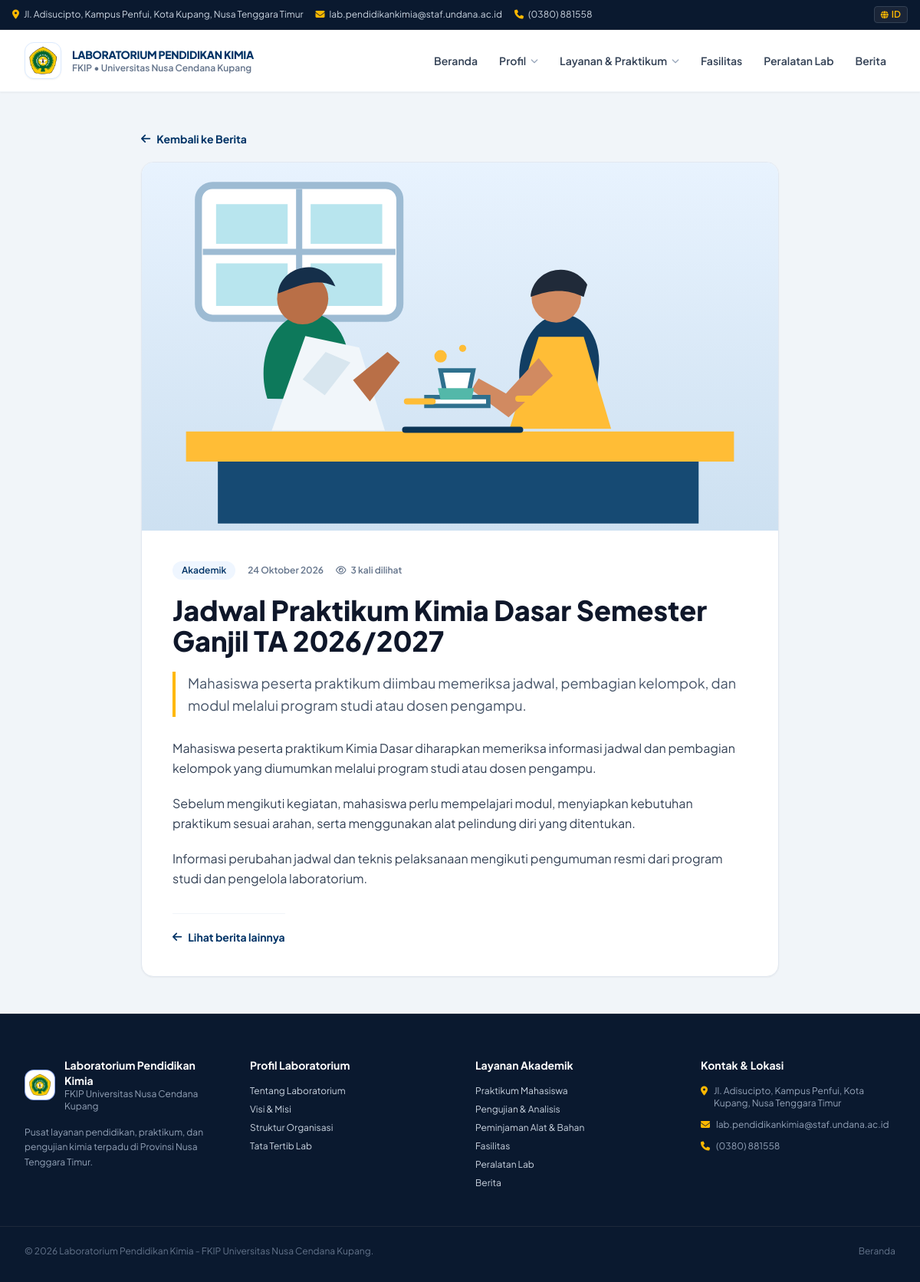
The app's page /berita_single.php?slug=jadwal-praktikum-kimia-dasar with its own data.
### tables this page shows
CREATE TABLE pages (
            id INTEGER PRIMARY KEY AUTOINCREMENT,
            slug TEXT NOT NULL UNIQUE,
            menu_label TEXT NOT NULL,
            nav_group TEXT NOT NULL DEFAULT "halaman",
            title TEXT NOT NULL,
            eyebrow TEXT NOT NULL DEFAULT "",
            intro TEXT NOT NULL DEFAULT "",
            body TEXT NOT NULL DEFAULT "",
            image_path TEXT NOT NULL DEFAULT "",
            published INTEGER NOT NULL DEFAULT 1,
            sort_order INTEGER NOT NULL DEFAULT 0,
            updated_at TEXT NOT NULL DEFAULT CURRENT_TIMESTAMP
        );

CREATE TABLE news (
            id INTEGER PRIMARY KEY AUTOINCREMENT,
            slug TEXT NOT NULL UNIQUE,
            title TEXT NOT NULL,
            category TEXT NOT NULL DEFAULT "",
            published_at TEXT NOT NULL DEFAULT "",
            summary TEXT NOT NULL DEFAULT "",
            body TEXT NOT NULL DEFAULT "",
            image_path TEXT NOT NULL DEFAULT "",
            published INTEGER NOT NULL DEFAULT 1,
            views INTEGER NOT NULL DEFAULT 0,
            created_at TEXT NOT NULL DEFAULT CURRENT_TIMESTAMP,
            updated_at TEXT NOT NULL DEFAULT CURRENT_TIMESTAMP
        );

### berita_single.php (the view, shortened to what the rows shown need)
<?php
require_once __DIR__ . '/app/bootstrap.php';
$db = app_db();
$slug = isset($_GET['slug']) && is_string($_GET['slug']) ? $_GET['slug'] : '';
$statement = $db->prepare('SELECT * FROM news WHERE slug = ? AND published = 1 LIMIT 1');
$statement->execute([$slug]);
$article = $statement->fetch();
if ($article) {
    $article['views']++;
    $paragraphs = array_filter(array_map('trim', preg_split('/\R{2,}/', $article['body'])));
} else {
    http_response_code(404);
    $pageTitle = 'Berita Tidak Ditemukan';
}
require __DIR__ . '/header.php';
?>
<section class="bg-slate-100 py-8 sm:py-12">
    <div class="mx-auto max-w-4xl px-4 sm:px-6 lg:px-8">
        <?php if (!$article): ?>
            <div class="rounded-2xl border border-slate-200 bg-white p-8 text-center shadow-sm sm:p-12"><i class="fa-regular fa-newspaper text-4xl text-slate-300"></i><h1 class="mt-5 text-2xl font-extrabold text-slate-900">Berita tidak ditemukan</h1><p class="mt-3 text-slate-600">Berita tidak tersedia atau belum diterbitkan.</p><a href="berita.php" class="mt-6 inline-flex items-center gap-2 rounded-xl bg-undanaBlue px-5 py-3 text-sm font-bold text-white">Kembali ke berita</a></div>
        <?php else: ?>
            <a href="berita.php" class="mb-5 inline-flex items-center gap-2 text-sm font-bold text-undanaBlue hover:underline"><i class="fa-solid fa-arrow-left"></i>Kembali ke Berita</a>
            <article class="overflow-hidden rounded-2xl border border-slate-200 bg-white shadow-sm">
                <img src="<?= h($article['image_path']) ?>" alt="Ilustrasi: <?= h($article['title']) ?>" class="max-h-[480px] w-full object-cover">
                <div class="p-6 sm:p-10">
                    <div class="flex flex-wrap items-center gap-x-4 gap-y-2 text-xs font-semibold text-slate-500"><span class="rounded-full bg-blue-50 px-3 py-1 text-undanaBlue"><?= h($article['category']) ?></span><time><?= h($article['published_at']) ?></time><span class="inline-flex items-center gap-1.5"><i class="fa-regular fa-eye"></i><?= number_format((int) $article['views']) ?> kali dilihat</span></div>
                    <h1 class="mt-5 text-2xl font-extrabold leading-tight text-slate-900 sm:text-4xl"><?= h($article['title']) ?></h1>
                    <p class="mt-5 border-l-4 border-undanaGold pl-4 text-lg leading-relaxed text-slate-600"><?= h($article['summary']) ?></p>
                    <div class="mt-7 space-y-5 text-base leading-relaxed text-slate-700">
                        <?php foreach ($paragraphs as $paragraph): ?><p><?= nl2br(h($paragraph)) ?></p><?php endforeach; ?>
                    </div>
                    <a href="berita.php" class="mt-8 inline-flex items-center gap-2 border-t border-slate-100 pt-5 text-sm font-bold text-undanaBlue hover:underline"><i class="fa-solid fa-arrow-left"></i>Lihat berita lainnya</a>
                </div>
            </article>
        <?php endif; ?>
    </div>
</section>
<?php require __DIR__ . '/footer.php'; ?>

### header.php (shortened to what the rows shown need)
<?php
require_once __DIR__ . '/app/bootstrap.php';
$currentPage = basename($_SERVER['PHP_SELF']);
$siteSettings = app_settings();
$publicPages = app_db()->query('SELECT slug, menu_label, nav_group FROM pages WHERE published = 1 AND slug != "beranda" ORDER BY sort_order, menu_label')->fetchAll();
?>
<!DOCTYPE html>
<html lang="id">
<head>
    <script src="https://cdn.tailwindcss.com"></script>
    <link rel="stylesheet" href="https://cdnjs.cloudflare.com/ajax/libs/font-awesome/6.4.0/css/all.min.css">
</head>
<body class="bg-slate-50 text-slate-800 antialiased selection:bg-undanaGold selection:text-undanaDark">
    <header class="sticky top-0 z-50 bg-white/95 backdrop-blur-md shadow-sm border-b border-slate-100">
        <div class="max-w-7xl mx-auto px-4 sm:px-6 lg:px-8 min-h-20 py-3 flex items-center justify-between gap-3">
            <nav aria-label="Navigasi utama" class="hidden lg:flex items-center gap-1">
                <a href="index.php" class="px-3 py-2 text-sm font-semibold rounded-lg <?= $currentPage === 'index.php' ? 'text-undanaBlue bg-blue-50/80' : 'text-slate-700 hover:text-undanaBlue hover:bg-slate-50' ?>">Beranda</a>
                <div class="relative group">
                    <button type="button" class="flex items-center gap-1.5 px-3 py-2 text-sm font-semibold text-slate-700 hover:text-undanaBlue hover:bg-slate-50 rounded-lg">
                    </button>
                </div>
                <div class="relative group">
                    <button type="button" class="flex items-center gap-1.5 px-3 py-2 text-sm font-semibold text-slate-700 hover:text-undanaBlue hover:bg-slate-50 rounded-lg">
                    </button>
                </div>
                <?php $facilityPage = array_values(array_filter($publicPages, function ($page) { return $page['slug'] === 'fasilitas'; })); ?>
                <?php if ($facilityPage): ?><a href="<?= h(public_page_path($facilityPage[0]['slug'])) ?>" class="px-3 py-2 text-sm font-semibold rounded-lg <?= $currentPage === 'fasilitas.php' ? 'text-undanaBlue bg-blue-50/80' : 'text-slate-700 hover:text-undanaBlue hover:bg-slate-50' ?>"><?= h($facilityPage[0]['menu_label']) ?></a><?php endif; ?>
                <a href="peralatan-lab.php" class="px-3 py-2 text-sm font-semibold rounded-lg <?= $currentPage === 'peralatan-lab.php' ? 'text-undanaBlue bg-blue-50/80' : 'text-slate-700 hover:text-undanaBlue hover:bg-slate-50' ?>">Peralatan Lab</a>
                <a href="berita.php" class="px-3 py-2 text-sm font-semibold rounded-lg <?= $currentPage === 'berita.php' ? 'text-undanaBlue bg-blue-50/80' : 'text-slate-700 hover:text-undanaBlue hover:bg-slate-50' ?>">Berita</a>
            </nav>
        </div>
    </header>
    <main>

### footer.php (shortened to what the rows shown need)
<?php
$footerPages = app_db()->query('SELECT slug, menu_label, nav_group FROM pages WHERE published = 1 AND nav_group IN ("profil", "layanan") ORDER BY sort_order, menu_label')->fetchAll();
$footerProfilePages = array_values(array_filter($footerPages, function ($page) { return $page['nav_group'] === 'profil'; }));
$footerServicePages = array_values(array_filter($footerPages, function ($page) { return $page['nav_group'] === 'layanan'; }));
?>
    </main>
    <footer class="bg-undanaDark text-slate-300 pt-14 pb-8 border-t border-slate-800">
        <div class="max-w-7xl mx-auto px-4 sm:px-6 lg:px-8 grid grid-cols-1 sm:grid-cols-2 lg:grid-cols-4 gap-10 mb-12">
            <div class="space-y-4">
                <div class="flex items-center gap-3">
                    <div>
                        <h2 class="text-white font-bold text-sm"><?= h(app_setting('brand_name', 'Laboratorium Pendidikan Kimia')) ?></h2>
                    </div>
                </div>
            </div>
            <div>
                <h2 class="text-white font-bold text-sm mb-4">Profil Laboratorium</h2>
                <ul class="space-y-2 text-xs">
                    <?php foreach ($footerProfilePages as $page): ?><li><a href="<?= h(public_page_path($page['slug'])) ?>" class="hover:text-undanaGold"><?= h($page['menu_label']) ?></a></li><?php endforeach; ?>
                </ul>
            </div>
            <div>
                <h2 class="text-white font-bold text-sm mb-4">Layanan Akademik</h2>
                <ul class="space-y-2 text-xs">
                    <?php foreach ($footerServicePages as $page): ?><li><a href="<?= h(public_page_path($page['slug'])) ?>" class="hover:text-undanaGold"><?= h($page['menu_label']) ?></a></li><?php endforeach; ?>
                    <li><a href="fasilitas.php" class="hover:text-undanaGold"><?= h((app_db()->query('SELECT menu_label FROM pages WHERE slug = "fasilitas" AND published = 1')->fetchColumn()) ?: 'Fasilitas') ?></a></li>
                </ul>
            </div>
            <div>
                <h2 class="text-white font-bold text-sm mb-4">Kontak &amp; Lokasi</h2>
            </div>
        </div>
    </footer>
</body>
</html>

### records on screen
pages: menu_label "Fasilitas"
news: image_path (picture), category "Akademik", published_at "24 Oktober 2026", title "Jadwal Praktikum Kimia Dasar Semester Ganjil TA 2026/2027", summary "Mahasiswa peserta praktikum diimbau memeriksa jadwal, pembagian kelompok, dan modul melalui program studi atau dosen pengampu.", body "Mahasiswa peserta praktikum Kimia Dasar diharapkan memeriksa informasi jadwal dan pembagian kelompok yang diumumkan melalui program studi atau dosen pengampu.", body "Sebelum mengikuti kegiatan, mahasiswa perlu mempelajari modul, menyiapkan kebutuhan praktikum sesuai arahan, serta menggunakan alat pelindung diri yang ditentukan.", body "Informasi perubahan jadwal dan teknis pelaksanaan mengikuti pengumuman resmi dari program studi dan pengelola laboratorium."
pages: menu_label "Tentang Laboratorium"
pages: menu_label "Visi & Misi"
pages: menu_label "Struktur Organisasi"
pages: menu_label "Tata Tertib Lab"
pages: menu_label "Praktikum Mahasiswa"
pages: menu_label "Pengujian & Analisis"
pages: menu_label "Peminjaman Alat & Bahan"

### other values on screen
$siteSettings['address'] "Jl. Adisucipto, Kampus Penfui, Kota Kupang, Nusa Tenggara Timur"
$siteSettings['email'] "lab.pendidikankimia@staf.undana.ac.id"
$siteSettings['phone'] "(0380) 881558"
$siteSettings['brand_name'] "LABORATORIUM PENDIDIKAN KIMIA"
$siteSettings['institution'] "Universitas Nusa Cendana Kupang"
$article['views'] "3"
app_setting('brand_name', 'Laboratorium Pendidikan Kimia') "Laboratorium Pendidikan Kimia"
app_setting('institution', 'Universitas Nusa Cendana Kupang') "Universitas Nusa Cendana Kupang"
app_setting('footer_description') "Pusat layanan pendidikan, praktikum, dan pengujian kimia terpadu di Provinsi Nusa Tenggara Timur."
app_setting('address') "Jl. Adisucipto, Kampus Penfui, Kota Kupang, Nusa Tenggara Timur"
app_setting('email') "lab.pendidikankimia@staf.undana.ac.id"
app_setting('phone') "(0380) 881558"
